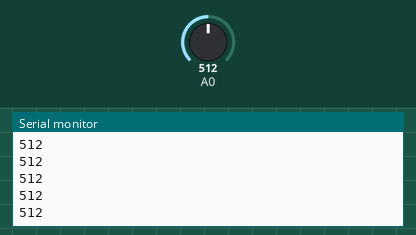
Simulated run of this sketch. Board: Arduino Uno, built with avr-gcc and run on an emulated ATmega328P. Parts: the last lines printed to the serial monitor. Inputs (shaded band) come from the test bench; at power-on: A0 = 512.

Above: at 1.2 s.
1.3 s: A0 set to 716
At 2.2 s:
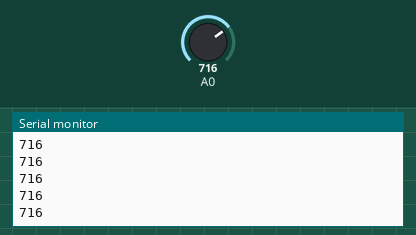
2.8 s: A0 set to 900
At 3.8 s:
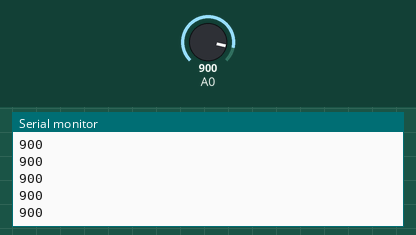
Timing chart, 0 to 5.8 s (numbered marks = the images above; inputs shaded):
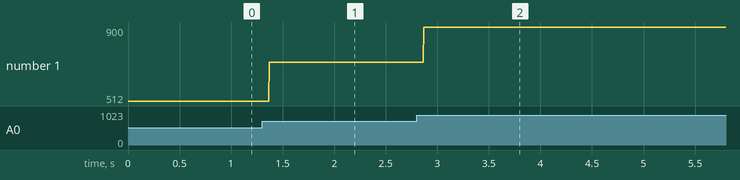

Measured:
- after the input at 1.3 s, the serial monitor: prints a new line after 0.07 s (image 1)
- after the input at 2.8 s, the serial monitor: prints a new line after 0.07 s (image 2)
- plotted number 1: 512 → 716 after the input at 1.3 s, 716 → 900 after the input at 2.8 s

The sketch:

Frec_interrumpt.ino
```cpp
#include <TimerThree.h>

void setup() {
  Serial.begin(9600);
  Timer3.initialize(4000);  // 250Hz (250 muestras por segundo --> muestreo cada 4000 us)
  Timer3.attachInterrupt(Muestreo);
}

void loop() {
  // Tu código principal aquí
}

void Muestreo() {
  int valorA0 = analogRead(A0);
  Serial.println(valorA0);
}
```
